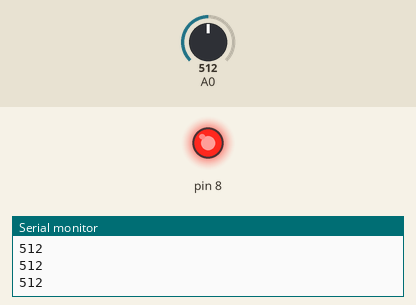
Recording of a sketch running on a simulated Arduino Uno, built with avr-gcc and run on an emulated ATmega328P. Parts: output pins drawn as LEDs (lit = HIGH), the last lines printed to the serial monitor. The inputs (shaded band) are chosen by the test bench; at power-on: A0 = 512.

Above: at 1.3 s.
1.4 s: A0 set to 110
2.9 s: A0 set to 90
At 3.5 s:
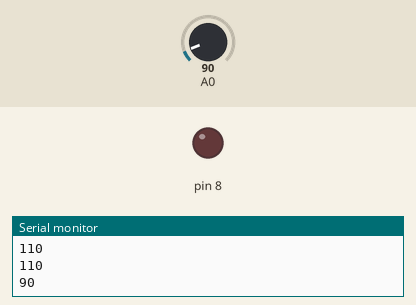
4.5 s: A0 set to 122
At 5.7 s:
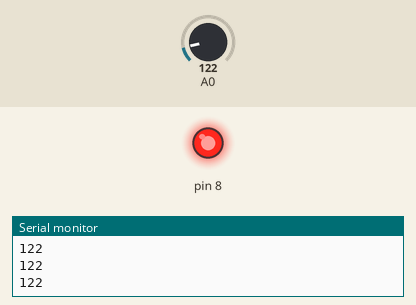
6.0 s: A0 set to 0
At 7.0 s:
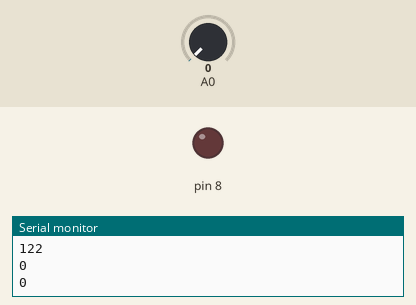
Timing chart, 0 to 8.5 s (numbered marks = the images above; inputs shaded):
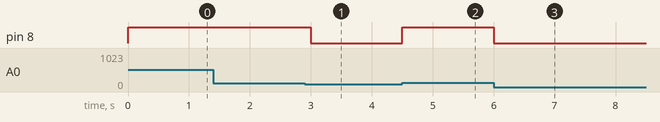

The sketch:

sketch.ino
```cpp
void setup() {
  pinMode(A0, INPUT);
  Serial.begin(9600);
  pinMode(8, OUTPUT);
}

void loop() {
  int i = analogRead(A0);
  Serial.println(i);
  if (i > 100) {
    digitalWrite(8, 1);
  } else {
    digitalWrite(8, 0);
  }
  delay(500);
}
```

Measured:
- the behaviour switches between 101 and 100 on A0 (found by bisection; images 0 and 1)
- after the input at 2.9 s, pin 8: HIGH → LOW after 0.10 s
- after the input at 4.5 s, pin 8: LOW → HIGH at once
- after the input at 6.0 s, pin 8: HIGH → LOW at once
